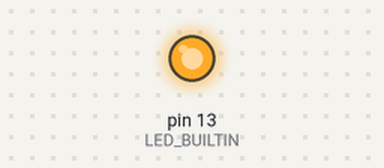
A sketch run on a simulated Arduino Uno, built with avr-gcc and run on an emulated ATmega328P. Parts: output pins drawn as LEDs (lit = HIGH). At 2.0 s the program stops and its outputs stay as they are.

Above: at 0.1 s.
At 1.1 s:
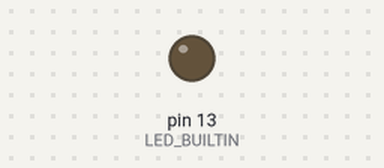
Timing chart, 0 to 2.6 s (numbered marks = the images above):
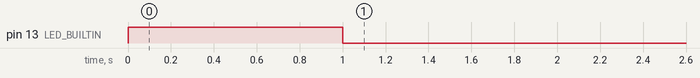

Measured:
- by itself, pin 13 (LED_BUILTIN): LOW → HIGH at 0.00 s, → LOW 1.0 s later

The sketch:

lab2.ino
```cpp
void setup() {
  // pins default to input
  pinMode(LED_BUILTIN, OUTPUT);
}

void loop() {
  digitalWrite(LED_BUILTIN, HIGH);
  delay(1000);
  digitalWrite(LED_BUILTIN, LOW);
  delay(1000);
  // 0.5 Hz
  for (;;)
    ;
  while (true)
    ;
  while (true) {} // all the same
}
```
